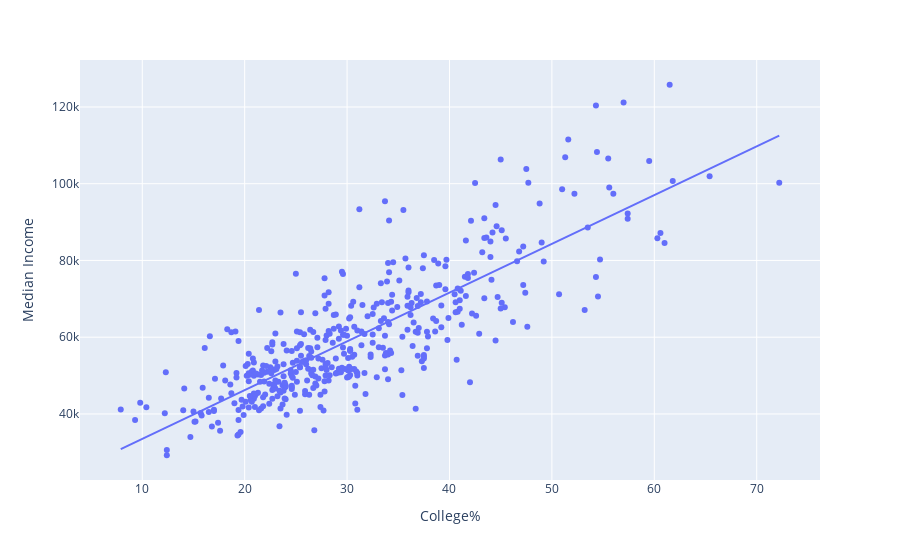

Here is the notebook cell this chart was saved with:
### Markdown cell above
px.scatter(df, x = x_column, y = y_column, trendline = 'ols')
<br> 'ols' stands for ordinary least squares

### Code cell
px.scatter(demographics, x= 'College%', y = 'Median Income', trendline = 'ols')

### Figure 1 — Plotly figure (JSON) as saved in the notebook; plotly's stock layout.template omitted (floating-point values rounded to 4 significant figures; data arrays with more than 128 entries replaced by an {"elided": "..."} marker saying what was removed)
{"data": [{"hovertemplate": "College%=%{x}<br>Median Income=%{y}<extra></extra>", "legendgroup": "", "marker": {"color": "#636efa", "symbol": "circle"}, "mode": "markers", "name": "", "orientation": "v", "showlegend": false, "type": "scatter", "x": {"elided": "435 float values"}, "xaxis": "x", "y": {"elided": "435 int values"}, "yaxis": "y"}, {"hovertemplate": "<b>OLS trendline</b><br>Median Income = 1270.7 * College% + 20802.6<br>R<sup>2</sup>=0.669885<br><br>College%=%{x}<br>Median Income=%{y} <b>(trend)</b><extra></extra>", "legendgroup": "", "marker": {"color": "#636efa", "symbol": "circle"}, "mode": "lines", "name": "", "showlegend": false, "type": "scatter", "x": {"elided": "435 float values"}, "xaxis": "x", "y": {"elided": "435 float values"}, "yaxis": "y"}], "layout": {"autosize": true, "legend": {"tracegroupgap": 0}, "margin": {"t": 60}, "xaxis": {"anchor": "y", "autorange": true, "domain": [0, 1], "range": [4.064, 76.04], "title": {"text": "College%"}, "type": "linear"}, "yaxis": {"anchor": "x", "autorange": true, "domain": [0, 1], "range": [21760.0, 133300.0], "title": {"text": "Median Income"}, "type": "linear"}}}
